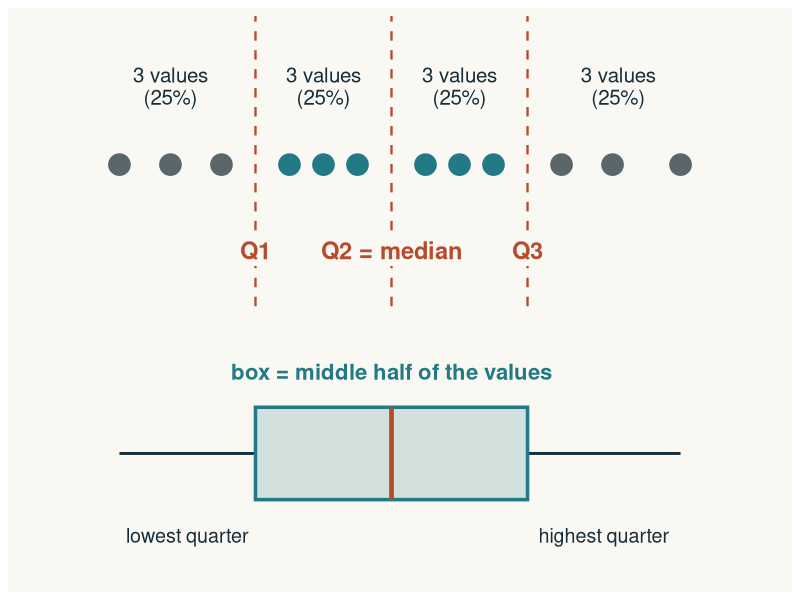

Source code (R):
library(ggplot2)
library(patchwork)

# Twelve sorted values cut into four groups of three; the box plot below is
# built from exactly those cuts. Quartiles are taken as midpoints between
# neighbouring groups (software may use slightly different conventions).
paper <- "#FAF8F2"; ink <- "#172E3B"; teal <- "#237A87"; rust <- "#B64C2E"; muted <- "#59666A"
v <- c(3, 6, 9, 13, 15, 17, 21, 23, 25, 29, 32, 36)
q <- c(Q1 = (9 + 13) / 2, Q2 = (17 + 21) / 2, Q3 = (25 + 29) / 2)
grp <- factor(rep(1:4, each = 3))
th <- theme_void(base_family = "Helvetica") +
  theme(plot.background = element_rect(fill = paper, colour = NA),
        plot.margin = margin(6, 20, 6, 20))
xl <- c(0, 39)

top <- ggplot() +
  geom_vline(xintercept = q, linetype = "dashed", colour = rust, linewidth = .8) +
  geom_point(aes(v, 0, colour = grp), size = 7) +
  annotate("text", x = c(mean(v[1:3]), mean(v[4:6]), mean(v[7:9]), mean(v[10:12])), y = .55,
           label = "3 values\n(25%)", size = 5.2, colour = ink, lineheight = .9) +
  annotate("label", x = q, y = -.6, label = c("Q1", "Q2 = median", "Q3"),
           size = 6, colour = rust, fontface = "bold", fill = paper, label.size = 0) +
  scale_colour_manual(values = c(muted, teal, teal, muted)) +
  scale_x_continuous(limits = xl) + scale_y_continuous(limits = c(-.9, .95)) +
  th + theme(legend.position = "none")

bot <- ggplot() +
  annotate("segment", x = min(v), xend = q[1], y = 0, yend = 0, colour = ink, linewidth = 1) +
  annotate("segment", x = q[3], xend = max(v), y = 0, yend = 0, colour = ink, linewidth = 1) +
  annotate("rect", xmin = q[1], xmax = q[3], ymin = -.35, ymax = .35, fill = teal, alpha = .18,
           colour = teal, linewidth = 1.2) +
  annotate("segment", x = q[2], xend = q[2], y = -.35, yend = .35, colour = rust, linewidth = 1.6) +
  annotate("text", x = mean(q[c(1, 3)]), y = .62, label = "box = middle half of the values",
           size = 5.6, colour = teal, fontface = "bold") +
  annotate("text", x = c((min(v) + q[1]) / 2, (q[3] + max(v)) / 2), y = -.62,
           label = c("lowest quarter", "highest quarter"), size = 5, colour = ink) +
  scale_x_continuous(limits = xl) + scale_y_continuous(limits = c(-.9, .9)) + th

quartz(type = "png", file = "figures/generated/quartiles-boxplot.png", width = 10, height = 4.4, dpi = 180)
print(top / bot + plot_layout(heights = c(1, .9)))
dev.off()
